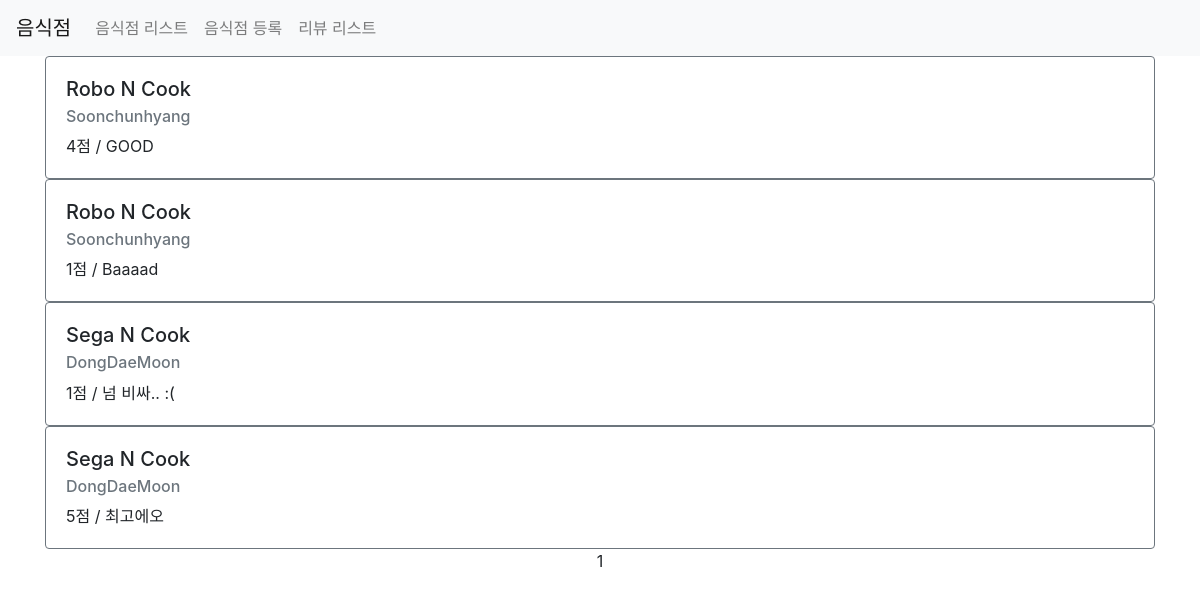
Page /third/review/list/ on the committed database.
### third/models.py (models this page shows)
class Review(models.Model):
    point = models.IntegerField()
    comment = models.CharField(max_length=500)
    restaurant = models.ForeignKey(Restaurant,on_delete=models.CASCADE)
    created_at = models.DateTimeField(auto_now_add=True)
    updated_at = models.DateTimeField(auto_now=True)

class Restaurant(models.Model):
    name = models.CharField(max_length=30)
    address = models.CharField(max_length=30)
    password = models.CharField(max_length=20,default=None,null=True)
    image = models.CharField(max_length=500,default=None,null=True)
    created_at = models.DateTimeField(auto_now_add=True)
    update_at = models.DateTimeField(auto_now=True)

### third/views.py (the view)
# urls.py: path('review/list/',views.review_list,name="review-list")
def review_list(request):
    reviews = Review.objects.all().select_related().order_by('-created_at')
    paginator = Paginator(reviews, 10)
    page = request.GET.get('page')
    items = paginator.get_page(page)
    context = {
        'reviews' : items
    }
    return render(request, 'third/review_list.html', context)

### third/templates/third/review_list.html (shortened to what this page needs)
{% extends 'third/base.html' %}
{% load static %}
{% block content %}
<div class="container">
    {% for item in reviews %}
    <div class="row restaurant-item" style="margin:20px atuo;">
        <div class="col-sm-12">
            <div class="card border-secondary">
            <div class="card-body">
                <h5 class="card-title">{{ item.restaurant.name }}</h5>
                <h6 class="card-subtitle mb-2 text-muted"> {{ item.restaurant.address }}</h6>
                <p class="card-text">{{ item.point }}점 / {{ item.comment }}</p>
             </div>
            </div>
        </div>
    </div>
    {% endfor %}
    <div class="row">
        <div class="col-sm-12 text-center">
            <div class="pagination">
                <span class="step-links text-center" style="width:100%";>
                    <span class="current">
                        {{ reviews.number }}
                    </span>
                </span>
            </div>
        </div>
    </div>
</div>
{% endblock %}

### third/templates/third/base.html (shortened to what this page needs)
{% load static %}
<html>
    <head>
        <link rel="stylesheet" type="text/css" href="{% static 'third/styles.css' %}">
        <link rel="stylesheet" href="https://stackpath.bootstrapcdn.com/bootstrap/4.1.3/css/bootstrap.min.css">
    </head>
    <body>
        <nav class="navbar navbar-expand-lg navbar-light bg-light">
          <a class="navbar-brand" href="/third/list">음식점</a>
          <div class="collapse navbar-collapse" id="navbarNavAltMarkup">
            <div class="navbar-nav">
              <a class="nav-item nav-link" href="/third/list">음식점 리스트<span class="sr-only">(current)</span></a>
              <a class="nav-item nav-link" href="/third/create">음식점 등록</a>
              <a class="nav-item nav-link" href="/third/review/list">리뷰 리스트</a>
            </div>
          </div>
        </nav>
        {% block content %}
        {% endblock %}
    </body>
</html>

### rows in the picture
Review: restaurant.name "Robo N Cook", restaurant.address "Soonchunhyang", point "4", comment "GOOD"
Review: restaurant.name "Robo N Cook", restaurant.address "Soonchunhyang", point "1", comment "Baaaad"
Review: restaurant.name "Sega N Cook", restaurant.address "DongDaeMoon", point "1", comment "넘 비싸.. :("
Review: restaurant.name "Sega N Cook", restaurant.address "DongDaeMoon", point "5", comment "최고에오"

### other values in the picture
{{ reviews.number }} "1"
